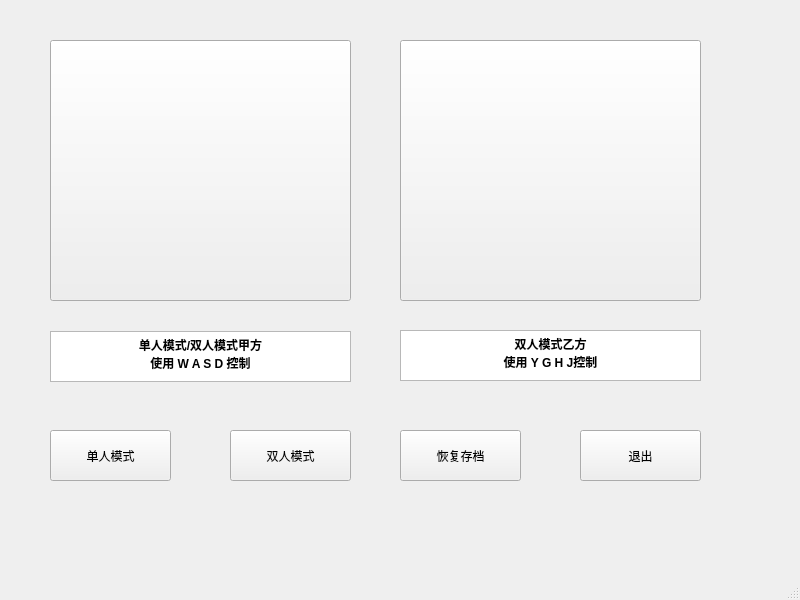
<?xml version="1.0" encoding="UTF-8"?>
<ui version="4.0">
 <class>MainWindow</class>
 <widget class="QMainWindow" name="MainWindow">
  <property name="geometry">
   <rect>
    <x>0</x>
    <y>0</y>
    <width>800</width>
    <height>600</height>
   </rect>
  </property>
  <property name="windowTitle">
   <string>MainWindow</string>
  </property>
  <widget class="QWidget" name="centralwidget">
   <widget class="QPushButton" name="pushButton">
    <property name="geometry">
     <rect>
      <x>50</x>
      <y>430</y>
      <width>121</width>
      <height>51</height>
     </rect>
    </property>
    <property name="text">
     <string>单人模式</string>
    </property>
   </widget>
   <widget class="QPushButton" name="pushButton_2">
    <property name="geometry">
     <rect>
      <x>230</x>
      <y>430</y>
      <width>121</width>
      <height>51</height>
     </rect>
    </property>
    <property name="text">
     <string>双人模式</string>
    </property>
   </widget>
   <widget class="QPushButton" name="pushButton_3">
    <property name="geometry">
     <rect>
      <x>580</x>
      <y>430</y>
      <width>121</width>
      <height>51</height>
     </rect>
    </property>
    <property name="text">
     <string>退出</string>
    </property>
   </widget>
   <widget class="QTextBrowser" name="textBrowser">
    <property name="geometry">
     <rect>
      <x>50</x>
      <y>331</y>
      <width>301</width>
      <height>51</height>
     </rect>
    </property>
    <property name="html">
     <string>&lt;!DOCTYPE HTML PUBLIC &quot;-//W3C//DTD HTML 4.0//EN&quot; &quot;http://www.w3.org/TR/REC-html40/strict.dtd&quot;&gt;
&lt;html&gt;&lt;head&gt;&lt;meta name=&quot;qrichtext&quot; content=&quot;1&quot; /&gt;&lt;style type=&quot;text/css&quot;&gt;
p, li { white-space: pre-wrap; }
&lt;/style&gt;&lt;/head&gt;&lt;body style=&quot; font-family:'SimSun'; font-size:9pt; font-weight:400; font-style:normal;&quot;&gt;
&lt;p align=&quot;center&quot; style=&quot; margin-top:0px; margin-bottom:0px; margin-left:0px; margin-right:0px; -qt-block-indent:0; text-indent:0px;&quot;&gt;&lt;span style=&quot; font-weight:600;&quot;&gt;单人模式/双人模式甲方&lt;/span&gt;&lt;/p&gt;
&lt;p align=&quot;center&quot; style=&quot; margin-top:0px; margin-bottom:0px; margin-left:0px; margin-right:0px; -qt-block-indent:0; text-indent:0px;&quot;&gt;&lt;span style=&quot; font-weight:600;&quot;&gt;使用 W A S D 控制&lt;/span&gt;&lt;/p&gt;&lt;/body&gt;&lt;/html&gt;</string>
    </property>
   </widget>
   <widget class="QTextBrowser" name="textBrowser_2">
    <property name="geometry">
     <rect>
      <x>400</x>
      <y>330</y>
      <width>301</width>
      <height>51</height>
     </rect>
    </property>
    <property name="html">
     <string>&lt;!DOCTYPE HTML PUBLIC &quot;-//W3C//DTD HTML 4.0//EN&quot; &quot;http://www.w3.org/TR/REC-html40/strict.dtd&quot;&gt;
&lt;html&gt;&lt;head&gt;&lt;meta name=&quot;qrichtext&quot; content=&quot;1&quot; /&gt;&lt;style type=&quot;text/css&quot;&gt;
p, li { white-space: pre-wrap; }
&lt;/style&gt;&lt;/head&gt;&lt;body style=&quot; font-family:'SimSun'; font-size:9pt; font-weight:400; font-style:normal;&quot;&gt;
&lt;p align=&quot;center&quot; style=&quot; margin-top:0px; margin-bottom:0px; margin-left:0px; margin-right:0px; -qt-block-indent:0; text-indent:0px;&quot;&gt;&lt;span style=&quot; font-weight:600;&quot;&gt;双人模式乙方&lt;/span&gt;&lt;/p&gt;
&lt;p align=&quot;center&quot; style=&quot; margin-top:0px; margin-bottom:0px; margin-left:0px; margin-right:0px; -qt-block-indent:0; text-indent:0px;&quot;&gt;&lt;span style=&quot; font-weight:600;&quot;&gt;使用 Y G H J控制&lt;/span&gt;&lt;/p&gt;&lt;/body&gt;&lt;/html&gt;</string>
    </property>
   </widget>
   <widget class="QToolButton" name="toolButton">
    <property name="geometry">
     <rect>
      <x>50</x>
      <y>40</y>
      <width>301</width>
      <height>261</height>
     </rect>
    </property>
    <property name="text">
     <string/>
    </property>
   </widget>
   <widget class="QToolButton" name="toolButton_2">
    <property name="geometry">
     <rect>
      <x>400</x>
      <y>40</y>
      <width>301</width>
      <height>261</height>
     </rect>
    </property>
    <property name="text">
     <string/>
    </property>
   </widget>
   <widget class="QPushButton" name="pushButton_4">
    <property name="geometry">
     <rect>
      <x>400</x>
      <y>430</y>
      <width>121</width>
      <height>51</height>
     </rect>
    </property>
    <property name="text">
     <string>恢复存档</string>
    </property>
   </widget>
  </widget>
  <widget class="QMenuBar" name="menubar">
   <property name="geometry">
    <rect>
     <x>0</x>
     <y>0</y>
     <width>800</width>
     <height>26</height>
    </rect>
   </property>
  </widget>
  <widget class="QStatusBar" name="statusbar"/>
 </widget>
 <resources/>
 <connections/>
</ui>
